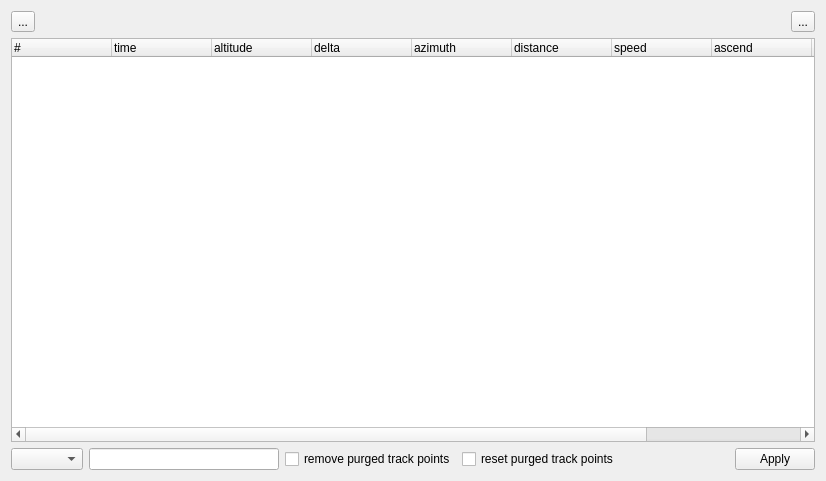
<ui version="4.0" >
 <class>ITrackEditWidget</class>
 <widget class="QWidget" name="ITrackEditWidget" >
  <property name="geometry" >
   <rect>
    <x>0</x>
    <y>0</y>
    <width>826</width>
    <height>481</height>
   </rect>
  </property>
  <property name="windowTitle" >
   <string>Form</string>
  </property>
  <layout class="QVBoxLayout" >
   <item>
    <layout class="QHBoxLayout" >
     <item>
      <widget class="QToolButton" name="toolGraph" >
       <property name="toolTip" >
        <string>Toggle track statistics view.</string>
       </property>
       <property name="text" >
        <string>...</string>
       </property>
      </widget>
     </item>
     <item>
      <spacer>
       <property name="orientation" >
        <enum>Qt::Horizontal</enum>
       </property>
       <property name="sizeHint" >
        <size>
         <width>40</width>
         <height>20</height>
        </size>
       </property>
      </spacer>
     </item>
     <item>
      <widget class="QToolButton" name="toolExit" >
       <property name="toolTip" >
        <string>Close this view.</string>
       </property>
       <property name="text" >
        <string>...</string>
       </property>
      </widget>
     </item>
    </layout>
   </item>
   <item>
    <widget class="QTreeWidget" name="treePoints" >
     <property name="alternatingRowColors" >
      <bool>true</bool>
     </property>
     <property name="selectionMode" >
      <enum>QAbstractItemView::ExtendedSelection</enum>
     </property>
     <property name="rootIsDecorated" >
      <bool>false</bool>
     </property>
     <property name="uniformRowHeights" >
      <bool>true</bool>
     </property>
     <property name="itemsExpandable" >
      <bool>false</bool>
     </property>
     <column>
      <property name="text" >
       <string>#</string>
      </property>
     </column>
     <column>
      <property name="text" >
       <string>time</string>
      </property>
     </column>
     <column>
      <property name="text" >
       <string>altitude</string>
      </property>
     </column>
     <column>
      <property name="text" >
       <string>delta</string>
      </property>
     </column>
     <column>
      <property name="text" >
       <string>azimuth</string>
      </property>
     </column>
     <column>
      <property name="text" >
       <string>distance</string>
      </property>
     </column>
     <column>
      <property name="text" >
       <string>speed</string>
      </property>
     </column>
     <column>
      <property name="text" >
       <string>ascend</string>
      </property>
     </column>
     <column>
      <property name="text" >
       <string>descend</string>
      </property>
     </column>
     <column>
      <property name="text" >
       <string>position</string>
      </property>
     </column>
    </widget>
   </item>
   <item>
    <layout class="QHBoxLayout" >
     <item>
      <widget class="QComboBox" name="comboColor" />
     </item>
     <item>
      <widget class="QLineEdit" name="lineName" />
     </item>
     <item>
      <widget class="QCheckBox" name="checkRemoveDelTrkPt" >
       <property name="text" >
        <string>remove purged track points</string>
       </property>
      </widget>
     </item>
     <item>
      <widget class="QCheckBox" name="checkResetDelTrkPt" >
       <property name="text" >
        <string>reset purged track points</string>
       </property>
      </widget>
     </item>
     <item>
      <widget class="QDialogButtonBox" name="buttonBox" >
       <property name="standardButtons" >
        <set>QDialogButtonBox::Apply</set>
       </property>
      </widget>
     </item>
    </layout>
   </item>
  </layout>
 </widget>
 <resources/>
 <connections/>
</ui>
